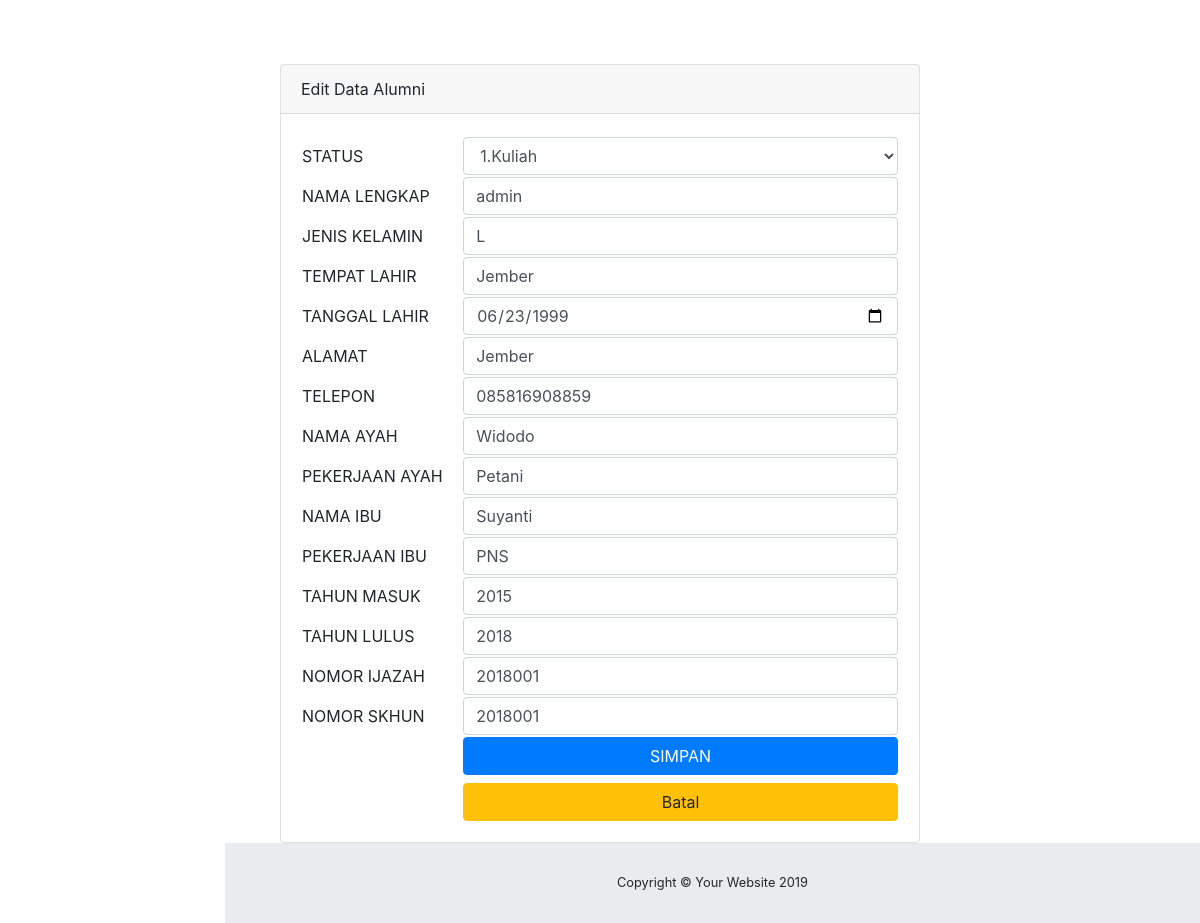
The page /admin/data_profil.php on the database its author committed.
### tables this page shows
CREATE TABLE `profil` (
  `ID_USER` int(11) NOT NULL,
  `NISN` int(11) NOT NULL,
  `id_status` int(11) NOT NULL,
  `NM_LENGKAP` varchar(100) DEFAULT NULL,
  `JENKEL` varchar(25) DEFAULT NULL,
  `TEMPAT_LAHIR` varchar(75) DEFAULT NULL,
  `TGL_LAHIR` date DEFAULT NULL,
  `ALAMAT` varchar(100) DEFAULT NULL,
  `NO_TELP` varchar(15) DEFAULT NULL,
  `NM_AYAH` varchar(100) DEFAULT NULL,
  `PEKERJAAN_AYAH` varchar(100) DEFAULT NULL,
  `NM_IBU` varchar(100) DEFAULT NULL,
  `PEKERJAAN_IBU` varchar(100) DEFAULT NULL,
  `THN_MASUK` varchar(15) DEFAULT NULL,
  `THN_LULUS` varchar(15) DEFAULT NULL,
  `NO_IJAZAH` varchar(25) DEFAULT NULL,
  `NO_SKHUN` varchar(25) DEFAULT NULL
);

### admin/data_profil.php (the view, shortened to what this page needs)
<?php
include "../config/koneksi.php";
?>
<!DOCTYPE html>
<html lang="en">
<head>
  <link href="vendor/fontawesome-free/css/all.min.css" rel="stylesheet" type="text/css">
  <link href="vendor/datatables/dataTables.bootstrap4.css" rel="stylesheet">
  <link href="css/sb-admin.css" rel="stylesheet">
</head>
<body id="page-top">
  <div id="wrapper">
    <div id="content-wrapper">
      <div class="container-fluid">
  <div class="container">
    <div class="card card-register mx-auto mt-5">
      <div class="card-header">Edit Data Alumni</div>
      <div class="card-body">
      <?php
        $username = $_SESSION['USERNAME'];
        $data = mysqli_query($koneksi,"select * from profil where NISN='$username'");
        while($d = mysqli_fetch_array($data)){
		  ?>
  <form action="proses_data_profil.php" method="post">
			<table>
				<tr>
					<td>
					</td>
				</tr>
				<tr>
					<td width="300px">STATUS</td>
					<td width="1000px">
                    <select name="id_status" id="inputEmail" class="form-control" placeholder="Email address" required="required">
              <?php
              $queri = mysqli_query($koneksi, "SELECT * FROM status_alumni");
	            $noo = 1;
              while($querynama = mysqli_fetch_array($queri)){
                if($d['id_status']==$querynama['id_status']){
                $select="selected";
                }else{
                $select="";
                }
              echo "<option $select>".$noo++.'.'.$querynama['nama_status']."</option>";
              }
              ?>
              </select>
                    </td>
				</tr>
				<tr>
					<td>NAMA LENGKAP</td>
					<td>
						<input type="text" name="NM_LENGKAP" value="<?php echo $d['NM_LENGKAP']; ?>" class="form-control">
                    </td>
				</tr>
                <tr>
					<td>JENIS KELAMIN</td>
					<td>
						<input type="text" name="JENKEL" value="<?php echo $d['JENKEL']; ?>" class="form-control">
                    </td>
				</tr>
                <tr>
					<td>TEMPAT LAHIR</td>
					<td>
						<input type="text" name="TEMPAT_LAHIR" value="<?php echo $d['TEMPAT_LAHIR']; ?>" class="form-control">
                    </td>
				</tr>
                <tr>
					<td>TANGGAL LAHIR</td>
					<td>
						<input type="date" name="TGL_LAHIR" value="<?php echo $d['TGL_LAHIR']; ?>" class="form-control">
                    </td>
				</tr>
                <tr>
					<td>ALAMAT</td>
					<td>
						<input type="text" name="ALAMAT" value="<?php echo $d['ALAMAT']; ?>" class="form-control">
                    </td>
				</tr>
                <tr>
					<td>TELEPON</td>
					<td>
						<input type="text" name="NO_TELP" value="<?php echo $d['NO_TELP']; ?>" class="form-control">
                    </td>
				</tr>
                <tr>
					<td>NAMA AYAH</td>
					<td>
						<input type="text" name="NM_AYAH" value="<?php echo $d['NM_AYAH']; ?>" class="form-control">
                    </td>
				</tr>
                <tr>
					<td>PEKERJAAN AYAH</td>
					<td>
						<input type="text" name="PEKERJAAN_AYAH" value="<?php echo $d['PEKERJAAN_AYAH']; ?>" class="form-control">
                    </td>
				</tr>
                <tr>
					<td>NAMA IBU</td>
					<td>
						<input type="text" name="NM_IBU" value="<?php echo $d['NM_IBU']; ?>" class="form-control">
                    </td>
				</tr>
                <tr>
					<td>PEKERJAAN IBU</td>
					<td>
						<input type="text" name="PEKERJAAN_IBU" value="<?php echo $d['PEKERJAAN_IBU']; ?>" class="form-control">
                    </td>
				</tr>
                <tr>
					<td>TAHUN MASUK</td>
					<td>
						<input type="text" name="THN_MASUK" value="<?php echo $d['THN_MASUK']; ?>" class="form-control">
                    </td>
				</tr>
                <tr>
					<td>TAHUN LULUS</td>
					<td>
						<input type="text" name="THN_LULUS" value="<?php echo $d['THN_LULUS']; ?>" class="form-control">
                    </td>
				</tr>
                <tr>
					<td>NOMOR IJAZAH</td>
					<td>
						<input type="text" name="NO_IJAZAH" value="<?php echo $d['NO_IJAZAH']; ?>" class="form-control">
                    </td>
				</tr>
                <tr>
					<td>NOMOR SKHUN</td>
					<td>
						<input type="text" name="NO_SKHUN" value="<?php echo $d['NO_SKHUN']; ?>" class="form-control">
                    </td>
				</tr>
				<tr>
          <td></td>
					<td><input type="submit" value="SIMPAN" name="ubah" class="btn btn-primary btn-block">
          <a href="media.php?halaman=home" class="btn btn-warning btn-block">Batal</a></td>
				</tr>
			</table>
		</form>
            <?php } ?>
      </div>
    </div>
  </div>
      <footer class="sticky-footer">
        <div class="container my-auto">
          <div class="copyright text-center my-auto">
            <span>Copyright © Your Website 2019</span>
          </div>
        </div>
      </footer>
    </div>
  </div>
</body>
</html>

### rows shown on the page
profil: NM_LENGKAP "admin", JENKEL "L", TEMPAT_LAHIR "Jember", TGL_LAHIR "06/23/1999", ALAMAT "Jember", NO_TELP "085816908859", NM_AYAH "Widodo", PEKERJAAN_AYAH "Petani", NM_IBU "Suyanti", PEKERJAAN_IBU "PNS", THN_MASUK "2015", THN_LULUS "2018", NO_IJAZAH "2018001", NO_SKHUN "2018001"

### other values the page prints
form field id_status "1.Kuliah"
